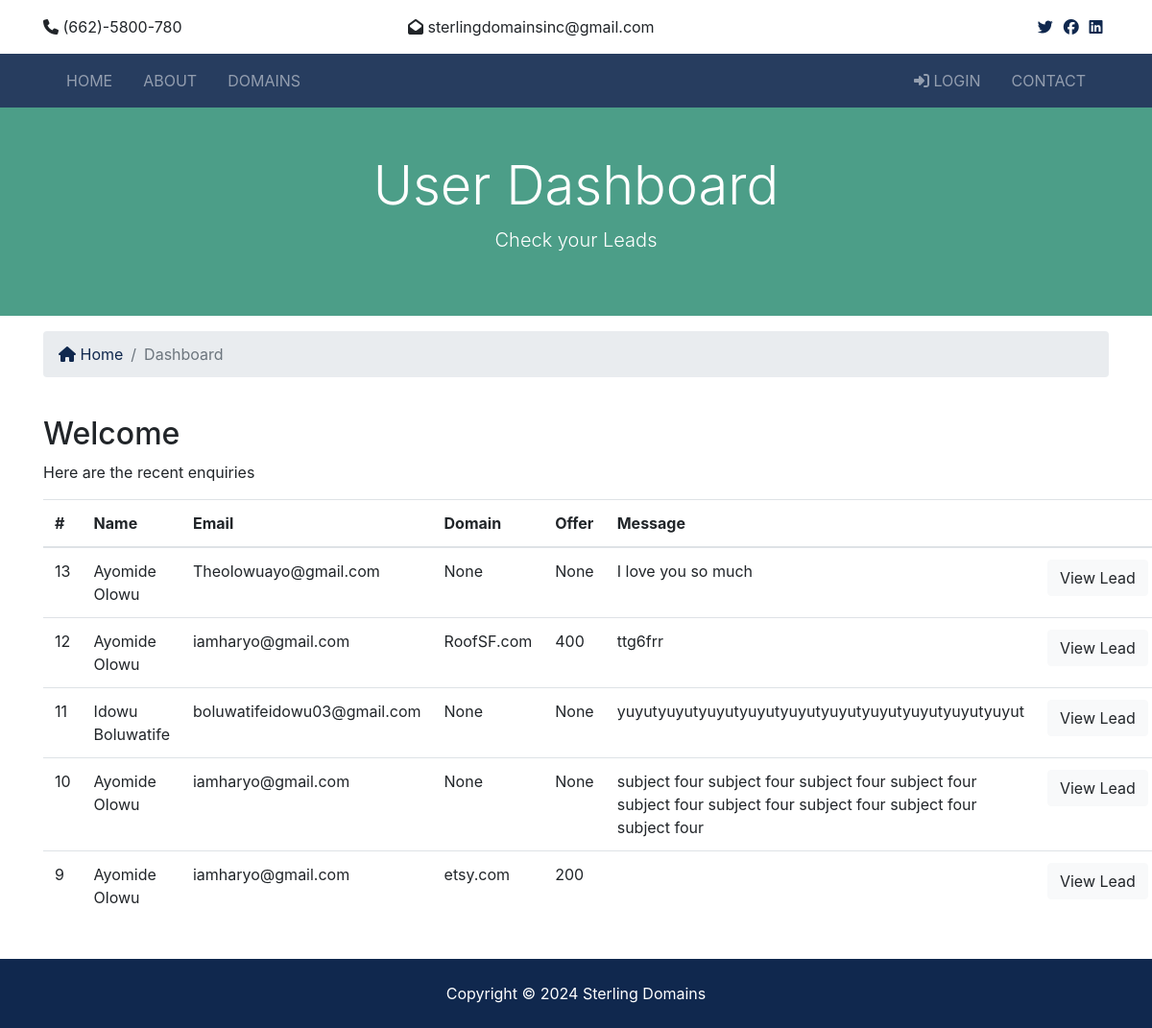
The app's page /accounts/dashboard, older data.
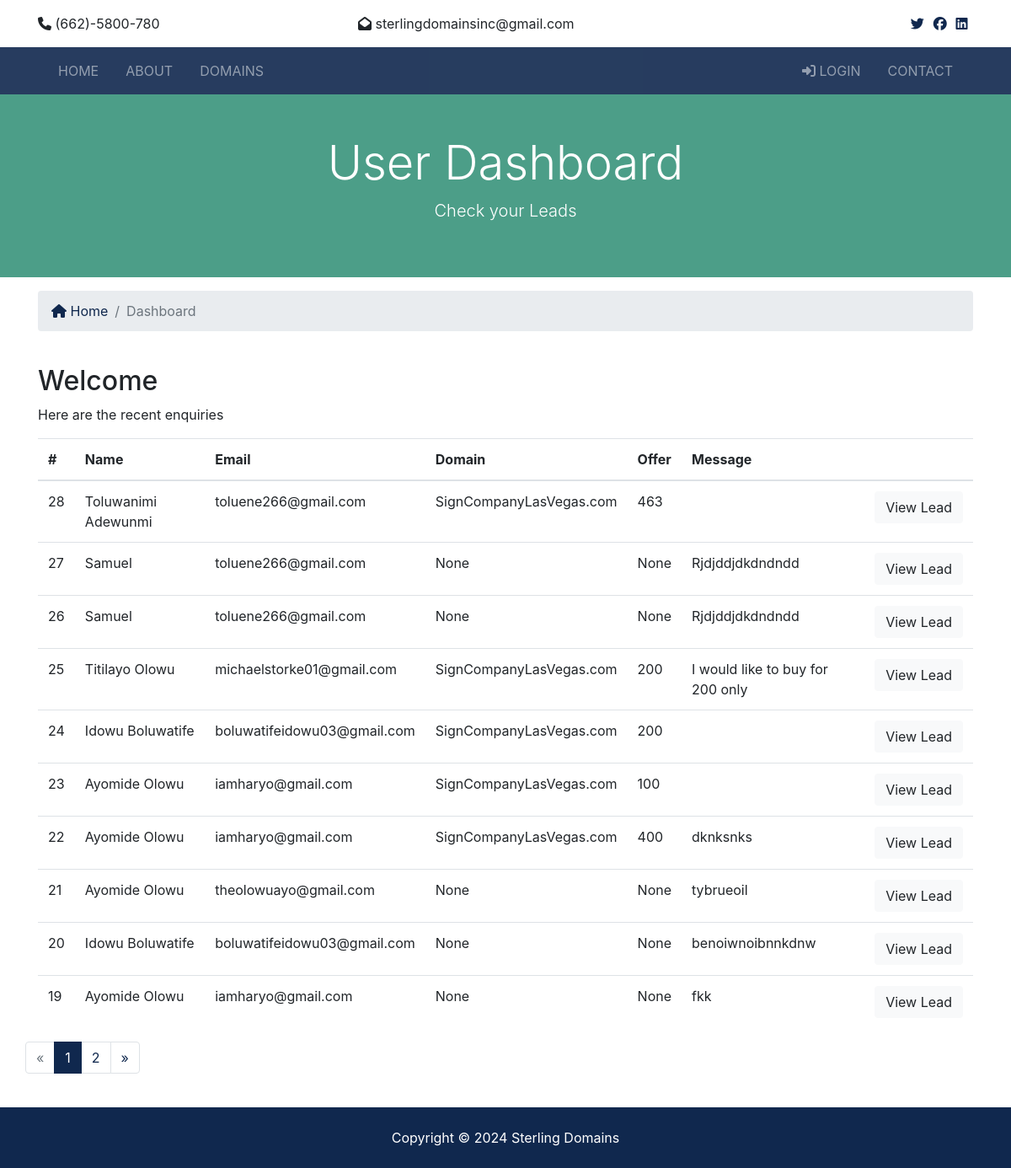
The same page, newer data.
### domain/models.py (models this page shows, shortened)
class Contact(models.Model):
    domain = models.CharField(max_length=200, null=True, blank=True)
    domain_id = models.IntegerField(blank=True, null=True)
    name = models.CharField(max_length=200)
    email = models.CharField(max_length=100)
    phone = models.CharField(max_length=100, blank=True, null=True)
    offer = models.PositiveIntegerField(blank=True, null=True)
    message = models.TextField(blank=True)
    contact_date = models.DateTimeField(default=datetime.now, blank=True)

### accounts/views.py (the view)
# urls.py: path('dashboard', views.dashboard, name='dashboard')
def dashboard(request):
  contacts = Contact.objects.order_by('-contact_date')
  paginator = Paginator(contacts, 10  )
  page = request.GET.get('page')
  contacts = paginator.get_page(page)
  context = {
    'contacts': contacts
  }
  return render(request, 'accounts/dashboard.html', context)

### templates/accounts/dashboard.html (shortened to what this page needs)
{% extends 'base.html' %} {% block title %} | User Dashboard {% endblock %}
{%block content %}
<section id="showcase-inner" class="py-5 text-white">
	<div class="container">
		<div class="row text-center">
			<div class="col-md-12">
				<h1 class="display-4">User Dashboard</h1>
				<p class="lead">Check your Leads</p>
			</div>
		</div>
	</div>
</section>
<section id="bc" class="mt-3">
	<div class="container">
		<nav aria-label="breadcrumb">
			<ol class="breadcrumb">
				<li class="breadcrumb-item">
					<a href="{% url 'index' %}"> <i class="fas fa-home"></i> Home</a>
				</li>
				<li class="breadcrumb-item active">Dashboard</li>
			</ol>
		</nav>
	</div>
</section>
<section id="dashboard" class="py-4">
	<div class="container">
		<div class="row">
			<div class="col-md-12">
				<h2>Welcome {{ user.first_name }}</h2>
				{% if contacts %}
				<p>Here are the recent enquiries</p>
				<table class="table">
					<thead>
						<tr>
							<th scope="col">#</th>
							<th scope="col">Name</th>
							<th scope="col">Email</th>
							<th scope="col">Domain</th>
							<th scope="col">Offer</th>
							<th scope="col">Message</th>
							<th></th>
						</tr>
					</thead>
					<tbody>
						{% for contact in contacts %}
						<tr>
							<td>{{ contact.id }}</td>
							<td>{{ contact.name }}</td>
							<td>{{ contact.email }}</td>
							<td>{{ contact.domain }}</td>
							<td>{{ contact.offer }}</td>
							<td>{{ contact.message }}</td>
							<td>
								<a class="btn btn-light" href="">View Lead</a>
							</td>
						</tr>
						{% endfor %}
					</tbody>
				</table>
				{% else %}
				<p>You have no inquiries</p>
				{% endif %}
			</div>
	<div class="row">
        <div class="col-md-12">
          {% if contacts.has_other_pages %}
            <ul class="pagination">
              {% if contacts.has_previous %}
                <li class="page-item">
                  <a href="?page={{contacts.previous_page_number}}" class="page-link">&laquo;</a>
                </li>
              {% else %}
                <li class="page-item disabled">
                  <a class="page-link">&laquo;</a>
                </li>
              {% endif %}
              {% for i in contacts.paginator.page_range %}
                {% if contacts.number == i %}
                  <li class="page-item active">
                    <a class="page-link">{{i}}</a>
                  </li>
                {% else %}
                  <li class="page-item">
                    <a href="?page={{i}}" class="page-link">{{i}}</a>
                  </li>
                {% endif %}
              {% endfor %}
              {% if contacts.has_next %}
                <li class="page-item">
                  <a href="?page={{contacts.next_page_number}}" class="page-link">&raquo;</a>
                </li>
              {% else %}
                <li class="page-item disabled">
                  <a class="page-link">&raquo;</a>
                </li>
              {% endif %}
            </ul>
            {% endif %}
          </div>
        </div>
    </div>
		</div>
</section>
{% endblock %}

Row changes from the older to the newer data that the page shows:
no longer on this page (row unchanged): Contact: id "13", name "Ayomide Olowu", email "Theolowuayo@gmail.com", domain "None", offer "None", message "I love you so much"
no longer on this page (row unchanged): Contact: id "12", name "Ayomide Olowu", email "iamharyo@gmail.com", domain "RoofSF.com", offer "400", message "ttg6frr"
no longer on this page (row unchanged): Contact: id "11", name "Idowu Boluwatife", email "boluwatifeidowu03@gmail.com", domain "None", offer "None", message "yuyutyuyutyuyutyuyutyuyutyuyutyuyutyuyutyuyutyuyut"
no longer on this page (row unchanged): Contact: id "10", name "Ayomide Olowu", email "iamharyo@gmail.com", domain "None", offer "None", message "subject four subject four subject four subject four subject four subject four subject four subject four subject four"
no longer on this page (row unchanged): Contact: id "9", name "Ayomide Olowu", email "iamharyo@gmail.com", domain "etsy.com", offer "200"
added Contact: id "28", name "Toluwanimi Adewunmi", email "toluene266@gmail.com", domain "SignCompanyLasVegas.com", offer "463"
added Contact: id "27", name "Samuel", email "toluene266@gmail.com", domain "None", offer "None", message "Rjdjddjdkdndndd"
added Contact: id "26", name "Samuel", email "toluene266@gmail.com", domain "None", offer "None", message "Rjdjddjdkdndndd"
added Contact: id "25", name "Titilayo Olowu", email "michaelstorke01@gmail.com", domain "SignCompanyLasVegas.com", offer "200", message "I would like to buy for 200 only"
added Contact: id "24", name "Idowu Boluwatife", email "boluwatifeidowu03@gmail.com", domain "SignCompanyLasVegas.com", offer "200"
added Contact: id "23", name "Ayomide Olowu", email "iamharyo@gmail.com", domain "SignCompanyLasVegas.com", offer "100"
added Contact: id "22", name "Ayomide Olowu", email "iamharyo@gmail.com", domain "SignCompanyLasVegas.com", offer "400", message "dknksnks"
added Contact: id "21", name "Ayomide Olowu", email "theolowuayo@gmail.com", domain "None", offer "None", message "tybrueoil"
added Contact: id "20", name "Idowu Boluwatife", email "boluwatifeidowu03@gmail.com", domain "None", offer "None", message "benoiwnoibnnkdnw"
added Contact: id "19", name "Ayomide Olowu", email "iamharyo@gmail.com", domain "None", offer "None", message "fkk"
Text that changed along with them:
new list line: "1"
new list line: "2"
